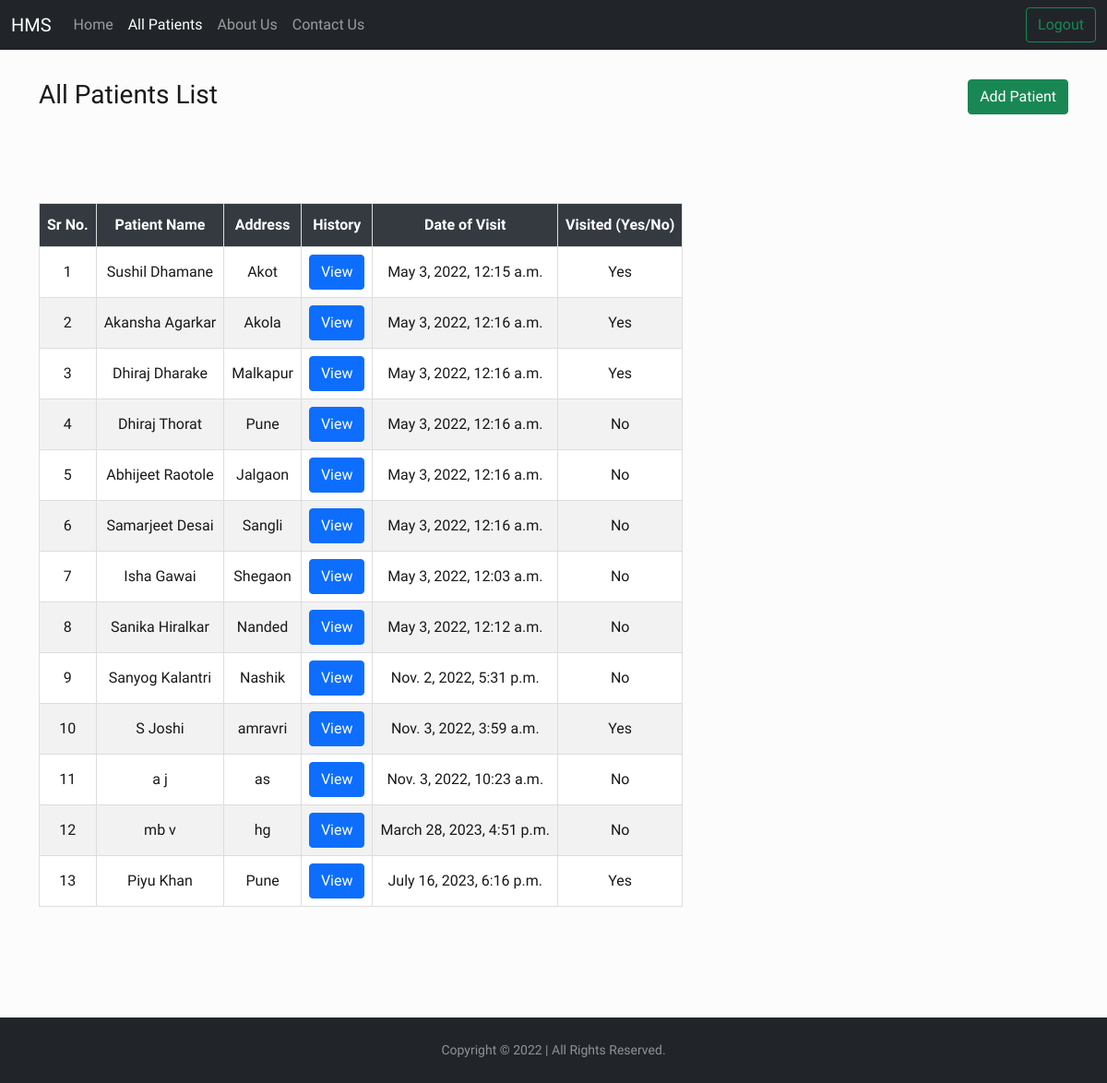
Screenshot of /patient/allpatients/ with the database file from the repository.
### patient/models.py (models this page shows)
class Patient(models.Model):
   name = models.CharField(max_length=300)
   gender = models.CharField(max_length=10)
   email = models.EmailField(null=True,blank=True)
   address = models.TextField(null=True,blank=True)
   date_of_Birth = models.DateField(null=True,blank=True)
   height = models.IntegerField(default=0)
   weight = models.IntegerField(default=0)
   reason = models.TextField(null=True,blank=True)
   notvisited = models.BooleanField(default=True)
   dateofvisit = models.DateTimeField(null=True,blank=True)
   def __str__(self):
    return self.name

### patient/views.py (the view)
# urls.py: path('allpatients/',views.allpatients,name="allpatients"),
def allpatients(request):
    allpatients = Patient.objects.all()
    allhistorys = History.objects.all()
    params = {'allpatients':allpatients,'allhistorys':allhistorys}
    return render(request,"allpatients.html",params)

### templates/allpatients.html (shortened to what this page needs)
<!doctype html>
<html lang="en">
<head>
    <link href="https://cdn.jsdelivr.net/npm/bootstrap@5.1.3/dist/css/bootstrap.min.css" rel="stylesheet"
>
    <link rel="stylesheet" type="text/css" href="https://cdn.datatables.net/v/dt/dt-1.11.5/datatables.min.css" />
</head>
<body>
    <nav class="navbar navbar-expand-lg navbar-dark bg-dark">
        <div class="container-fluid">
            <a class="navbar-brand" href="{% url 'home' %}">HMS</a>
            <div class="collapse navbar-collapse" id="navbarSupportedContent">
                <ul class="navbar-nav me-auto mb-2 mb-lg-0">
                    <li class="nav-item">
                        <a class="nav-link" aria-current="page" href="{% url 'home' %}">Home</a>
                    </li>
                    <li class="nav-item">
                        <a class="nav-link active" href="{% url 'allpatients' %}">All Patients</a>
                    </li>
                    <li class="nav-item">
                        <a class="nav-link" href="{% url 'about' %}">About Us</a>
                    </li>
                    <li class="nav-item">
                        <a class="nav-link" href="{% url 'contact' %}">Contact Us</a>
                    </li>
                </ul>
                <button type="button" class="btn btn-outline-success" data-bs-toggle="modal"
                    data-bs-target="#exampleModal">
                    Logout
                </button>
            </div>
        </div>
    </nav>
    <div class="container" style="margin-top: 2rem;">
        <div style="margin: 20px 0px;">
            <h3 style="display: inline;">All Patients List</h2>
                <a href="{% url 'addpatient' %}">
                    <button style="float: right;" class="btn btn-success">Add Patient</button>
                </a>
        </div>
        <table id="dataTable" style="text-align: center;margin-top: 100px;">
            <thead>
                <tr>
                    <th style="text-align: center;">Sr No.</th>
                    <th style="text-align: center;">Patient Name</th>
                    <th style="text-align: center;">Address</th>
                    <th style="text-align: center;">History</th>
                    <th style="text-align: center;">Date of Visit</th>
                    <th style="text-align: center;">Visited (Yes/No)</th>
                </tr>
            </thead>
            <tbody>
                {% for i in allpatients %}
                <tr>
                    <td>{{forloop.counter}}</td>
                    <td>{{i.name}}</td>
                    <td>{{i.address}}</td>
                    <td>
                        <center><button type="button" class="btn btn-primary" data-bs-toggle="modal"
                                data-bs-target="#exampleModal{{i.id}}">
                                View
                            </button></center>
                    </td>
                    <td>{{i.dateofvisit}}</td>
                    <td>
                        {% if i.notvisited %}
                        No
                        {% else %}
                        Yes
                        {% endif %}
                    </td>
                </tr>
                {% endfor %}
            </tbody>
        </table>
    </div>
    <footer id="sticky-footer" class="flex-shrink-0 py-4 bg-dark text-white-50" style="margin-top: 7.5rem ;">
        <div class="container text-center">
            <small>Copyright &copy; 2022 | All Rights Reserved.</small>
        </div>
    </footer>
</body>
</html>

### templates/allpatients.html (style rules this page uses)
* { margin: 0; padding: 0; box-sizing: border-box; }
html, body { height: 100%; }
body { background: #fdfcfc; color: rgba(0, 0, 0, 0.9); font-family: "Work Sans", sans-serif; font-size: 16px; line-height: 1.4; }
#dataTable td, #dataTable th { border: 1px solid #ddd; padding: 8px; }
#dataTable tr { transition: transform 0.3s ease-in-out; }
#dataTable tr:nth-child(odd) { background-color: white; }
#dataTable tr:nth-child(even) { background-color: #f2f2f2; }
#dataTable th { padding-top: 12px; padding-bottom: 12px; text-align: left; background-color: #343a40; color: white; }

### rows the page displays
Patient: name "Sushil Dhamane", address "Akot", dateofvisit "May 3, 2022, 12:15 a.m.", notvisited "Yes"
Patient: name "Akansha Agarkar", address "Akola", dateofvisit "May 3, 2022, 12:16 a.m.", notvisited "Yes"
Patient: name "Dhiraj Dharake", address "Malkapur", dateofvisit "May 3, 2022, 12:16 a.m.", notvisited "Yes"
Patient: name "Dhiraj Thorat", address "Pune", dateofvisit "May 3, 2022, 12:16 a.m.", notvisited "No"
Patient: name "Abhijeet Raotole", address "Jalgaon", dateofvisit "May 3, 2022, 12:16 a.m.", notvisited "No"
Patient: name "Samarjeet Desai", address "Sangli", dateofvisit "May 3, 2022, 12:16 a.m.", notvisited "No"
Patient: name "Isha Gawai", address "Shegaon", dateofvisit "May 3, 2022, 12:03 a.m.", notvisited "No"
Patient: name "Sanika Hiralkar", address "Nanded", dateofvisit "May 3, 2022, 12:12 a.m.", notvisited "No"
Patient: name "Sanyog Kalantri", address "Nashik", dateofvisit "Nov. 2, 2022, 5:31 p.m.", notvisited "No"
Patient: name "S Joshi", address "amravri", dateofvisit "Nov. 3, 2022, 3:59 a.m.", notvisited "Yes"
Patient: name "a j", address "as", dateofvisit "Nov. 3, 2022, 10:23 a.m.", notvisited "No"
Patient: name "mb v", address "hg", dateofvisit "March 28, 2023, 4:51 p.m.", notvisited "No"
Patient: name "Piyu Khan", address "Pune", dateofvisit "July 16, 2023, 6:16 p.m.", notvisited "Yes"
